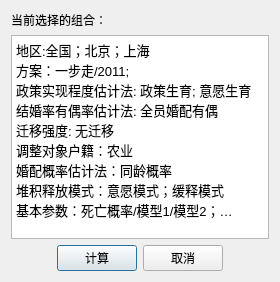
<?xml version="1.0" encoding="UTF-8"?>
<ui version="4.0">
 <class>EnterCalculate</class>
 <widget class="QDialog" name="EnterCalculate">
  <property name="geometry">
   <rect>
    <x>0</x>
    <y>0</y>
    <width>280</width>
    <height>282</height>
   </rect>
  </property>
  <property name="windowTitle">
   <string>进入计算</string>
  </property>
  <layout class="QGridLayout" name="gridLayout">
   <item row="0" column="0">
    <widget class="QLabel" name="label">
     <property name="text">
      <string>当前选择的组合：</string>
     </property>
    </widget>
   </item>
   <item row="1" column="0">
    <widget class="QTextBrowser" name="textBrowser">
     <property name="html">
      <string>&lt;!DOCTYPE HTML PUBLIC &quot;-//W3C//DTD HTML 4.0//EN&quot; &quot;http://www.w3.org/TR/REC-html40/strict.dtd&quot;&gt;
&lt;html&gt;&lt;head&gt;&lt;meta name=&quot;qrichtext&quot; content=&quot;1&quot; /&gt;&lt;style type=&quot;text/css&quot;&gt;
p, li { white-space: pre-wrap; }
&lt;/style&gt;&lt;/head&gt;&lt;body style=&quot; font-family:'.Lucida Grande UI'; font-size:13pt; font-weight:400; font-style:normal;&quot;&gt;
&lt;p style=&quot; margin-top:0px; margin-bottom:0px; margin-left:0px; margin-right:0px; -qt-block-indent:0; text-indent:0px;&quot;&gt;&lt;span style=&quot; font-family:'宋体'; font-size:10pt; color:#000000;&quot;&gt;地区&lt;/span&gt;&lt;span style=&quot; font-family:'Calibri'; font-size:10pt; color:#000000;&quot;&gt;:&lt;/span&gt;&lt;span style=&quot; font-family:'宋体'; font-size:10pt; color:#000000;&quot;&gt;全国；北京；上海&lt;/span&gt;&lt;span style=&quot; font-family:'Times New Roman'; font-size:10pt; color:#000000;&quot;&gt; &lt;/span&gt;&lt;/p&gt;
&lt;p style=&quot; margin-top:0px; margin-bottom:0px; margin-left:0px; margin-right:0px; -qt-block-indent:0; text-indent:0px;&quot;&gt;&lt;span style=&quot; font-family:'宋体'; font-size:10pt; color:#000000;&quot;&gt;方案：一步走&lt;/span&gt;&lt;span style=&quot; font-family:'Calibri'; font-size:10pt; color:#000000;&quot;&gt;/2011;&lt;/span&gt;&lt;span style=&quot; font-family:'宋体'; font-size:9pt;&quot;&gt; &lt;/span&gt;&lt;/p&gt;
&lt;p style=&quot; margin-top:0px; margin-bottom:0px; margin-left:0px; margin-right:0px; -qt-block-indent:0; text-indent:0px;&quot;&gt;&lt;span style=&quot; font-family:'宋体'; font-size:10pt; color:#000000;&quot;&gt;政策实现程度估计法&lt;/span&gt;&lt;span style=&quot; font-family:'Calibri'; font-size:10pt; color:#000000;&quot;&gt;: &lt;/span&gt;&lt;span style=&quot; font-family:'宋体'; font-size:10pt; color:#000000;&quot;&gt;政策生育&lt;/span&gt;&lt;span style=&quot; font-family:'Calibri'; font-size:10pt; color:#000000;&quot;&gt;; &lt;/span&gt;&lt;span style=&quot; font-family:'宋体'; font-size:10pt; color:#000000;&quot;&gt;意愿生育&lt;/span&gt;&lt;span style=&quot; font-family:'Times New Roman'; font-size:10pt; color:#000000;&quot;&gt; &lt;/span&gt;&lt;/p&gt;
&lt;p style=&quot; margin-top:0px; margin-bottom:0px; margin-left:0px; margin-right:0px; -qt-block-indent:0; text-indent:0px;&quot;&gt;&lt;span style=&quot; font-family:'宋体'; font-size:10pt; color:#000000;&quot;&gt;结婚率有偶率估计法&lt;/span&gt;&lt;span style=&quot; font-family:'Calibri'; font-size:10pt; color:#000000;&quot;&gt;: &lt;/span&gt;&lt;span style=&quot; font-family:'宋体'; font-size:10pt; color:#000000;&quot;&gt;全员婚配有偶&lt;/span&gt;&lt;span style=&quot; font-family:'Times New Roman'; font-size:10pt; color:#000000;&quot;&gt; &lt;/span&gt;&lt;/p&gt;
&lt;p style=&quot; margin-top:0px; margin-bottom:0px; margin-left:0px; margin-right:0px; -qt-block-indent:0; text-indent:0px;&quot;&gt;&lt;span style=&quot; font-family:'宋体'; font-size:10pt; color:#000000;&quot;&gt;迁移强度&lt;/span&gt;&lt;span style=&quot; font-family:'Calibri'; font-size:10pt; color:#000000;&quot;&gt;: &lt;/span&gt;&lt;span style=&quot; font-family:'宋体'; font-size:10pt; color:#000000;&quot;&gt;无迁移&lt;/span&gt;&lt;span style=&quot; font-family:'Times New Roman'; font-size:10pt; color:#000000;&quot;&gt; &lt;/span&gt;&lt;/p&gt;
&lt;p style=&quot; margin-top:0px; margin-bottom:0px; margin-left:0px; margin-right:0px; -qt-block-indent:0; text-indent:0px;&quot;&gt;&lt;span style=&quot; font-family:'宋体'; font-size:10pt; color:#000000;&quot;&gt;调整对象户籍：农业&lt;/span&gt;&lt;span style=&quot; font-family:'Times New Roman'; font-size:10pt; color:#000000;&quot;&gt; &lt;/span&gt;&lt;/p&gt;
&lt;p style=&quot; margin-top:0px; margin-bottom:0px; margin-left:0px; margin-right:0px; -qt-block-indent:0; text-indent:0px;&quot;&gt;&lt;span style=&quot; font-family:'宋体'; font-size:10pt; color:#000000;&quot;&gt;婚配概率估计法：同龄概率&lt;/span&gt;&lt;span style=&quot; font-family:'Times New Roman'; font-size:10pt; color:#000000;&quot;&gt; &lt;/span&gt;&lt;/p&gt;
&lt;p style=&quot; margin-top:0px; margin-bottom:0px; margin-left:0px; margin-right:0px; -qt-block-indent:0; text-indent:0px;&quot;&gt;&lt;span style=&quot; font-family:'宋体'; font-size:10pt; color:#000000;&quot;&gt;堆积释放模式：意愿模式；缓释模式&lt;/span&gt;&lt;span style=&quot; font-family:'Times New Roman'; font-size:10pt; color:#000000;&quot;&gt; &lt;/span&gt;&lt;/p&gt;
&lt;p style=&quot; margin-top:0px; margin-bottom:0px; margin-left:0px; margin-right:0px; -qt-block-indent:0; text-indent:0px;&quot;&gt;&lt;span style=&quot; font-family:'宋体'; font-size:10pt; color:#000000;&quot;&gt;基本参数：死亡概率&lt;/span&gt;&lt;span style=&quot; font-family:'Calibri'; font-size:10pt; color:#000000;&quot;&gt;/&lt;/span&gt;&lt;span style=&quot; font-family:'宋体'; font-size:10pt; color:#000000;&quot;&gt;模型&lt;/span&gt;&lt;span style=&quot; font-family:'Calibri'; font-size:10pt; color:#000000;&quot;&gt;1/&lt;/span&gt;&lt;span style=&quot; font-family:'宋体'; font-size:10pt; color:#000000;&quot;&gt;模型&lt;/span&gt;&lt;span style=&quot; font-family:'Calibri'; font-size:10pt; color:#000000;&quot;&gt;2&lt;/span&gt;&lt;span style=&quot; font-family:'宋体'; font-size:10pt; color:#000000;&quot;&gt;；&lt;/span&gt;&lt;span style=&quot; font-family:'Calibri'; font-size:10pt; color:#000000;&quot;&gt;…&lt;/span&gt;&lt;span style=&quot; font-family:'Arial'; font-size:9pt; color:#000000;&quot;&gt; &lt;/span&gt;&lt;/p&gt;&lt;/body&gt;&lt;/html&gt;</string>
     </property>
    </widget>
   </item>
   <item row="2" column="0">
    <layout class="QHBoxLayout" name="horizontalLayout">
     <item>
      <spacer name="horizontalSpacer">
       <property name="orientation">
        <enum>Qt::Horizontal</enum>
       </property>
       <property name="sizeHint" stdset="0">
        <size>
         <width>40</width>
         <height>20</height>
        </size>
       </property>
      </spacer>
     </item>
     <item>
      <widget class="QPushButton" name="calculate">
       <property name="text">
        <string>计算</string>
       </property>
      </widget>
     </item>
     <item>
      <widget class="QPushButton" name="cancel">
       <property name="text">
        <string>取消</string>
       </property>
      </widget>
     </item>
     <item>
      <spacer name="horizontalSpacer_2">
       <property name="orientation">
        <enum>Qt::Horizontal</enum>
       </property>
       <property name="sizeHint" stdset="0">
        <size>
         <width>40</width>
         <height>20</height>
        </size>
       </property>
      </spacer>
     </item>
    </layout>
   </item>
  </layout>
 </widget>
 <resources/>
 <connections/>
</ui>
